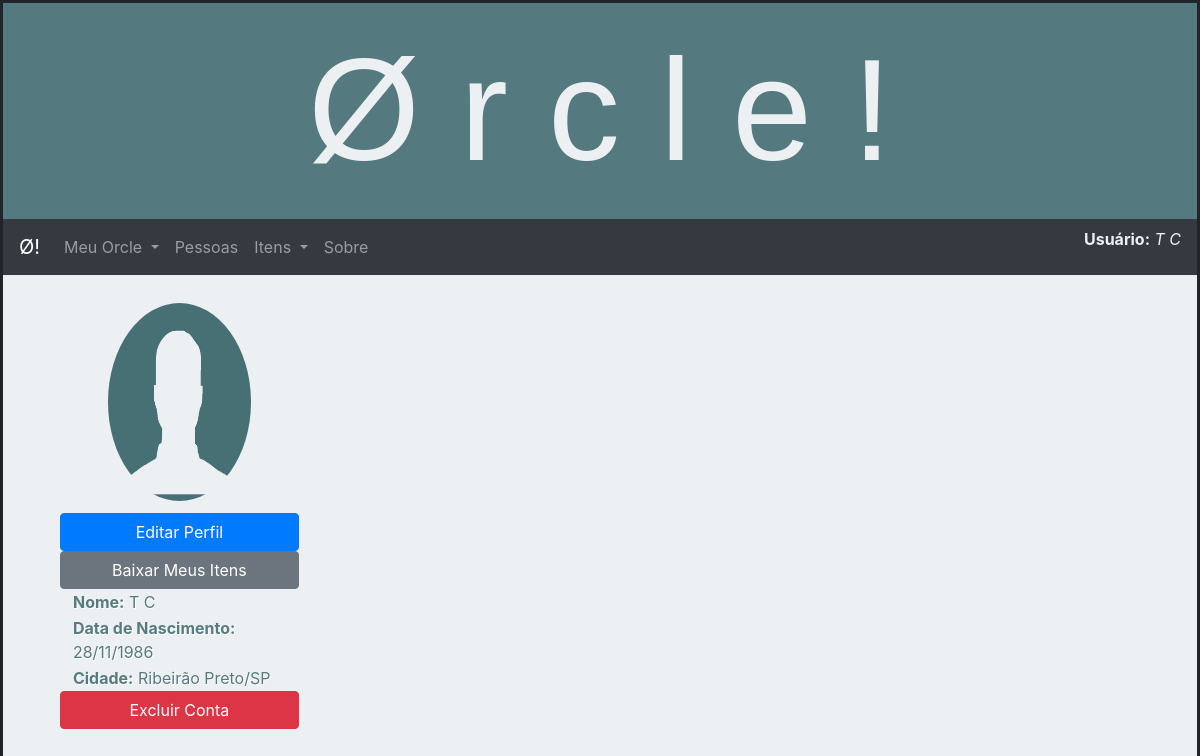
The app's page /borrows/meuperfil (signed in) with its own data.
### borrows/models.py (models this page shows, shortened)
class Profile(models.Model):
    user = models.OneToOneField(User, related_name='profile', on_delete=models.CASCADE, primary_key=True)
    dt_nasc = models.DateField("Data de Nascimento",null=True, blank=True)
    cep = models.CharField(max_length=8, help_text='Digite o CEP do seu endereço')
    cidade = models.CharField(max_length=200)
    estado = models.CharField(max_length=2)
    pais = models.CharField(max_length=50)
    foto = models.ImageField(upload_to = 'profile_pics', default = 'profile_pics/no-image-icon.png')

### borrows/views.py (the view)
# urls.py: path('meuperfil', views.perfil, name='meu-perfil'),
@login_required
def perfil(request):
    usuario = Profile.objects.get(pk=request.user)
    itens = Item.objects.filter(dono=request.user)
    nome = request.user.first_name + " " + request.user.last_name
    dt_nasc = usuario.dt_nasc
    foto = usuario.foto.url
    cidade = usuario.cidade
    estado = usuario.estado
    idusr = request.user.id
    listaitens = []
    for i in itens:
        dados = {
            'item': i
        }
        listaitens.append(i)
    context = {
        'nome'   : nome,
        'dt_nasc' : dt_nasc,
        'foto' : foto,
        'itens' : listaitens,
        'cidade' : cidade,
        'estado' : estado,
        'id' : idusr,
    }
    return render(request, 'meuperfil.html', context=context)

### borrows/templates/meuperfil.html (shortened to what this page needs)
{% extends "base_generic.html" %}
{% block menu %}
  {% include "menu-bootstrap.html" %}
{% endblock %}
{% block content %}
<div >
        <div class="container">
                <div class="profile-info">
                    <img class="profilepic" src="{{ foto }}">
                    <a href="/borrows/perfil/{{ id }}/update/"><input type="button" class="btn btn-primary btn-block" value="Editar Perfil"></a>
                    <a href="/borrows/download"><input class='btn btn-secondary btn-block' value="Baixar Meus Itens"></a>
                    <p class=" textoprofile text-left"><b>Nome:</b> {{ nome }}</p>
                    <p class=" textoprofile text-left"><b>Data de Nascimento:</b> {{dt_nasc}}</p>
                    <p class=" textoprofile text-left"><b>Cidade:</b> {{cidade}}/{{estado}}</p>
                    <a href="/borrows/perfil/{{ id }}/delete/"><input type="button" class="btn btn-danger btn-block" value="Excluir Conta"></a>
                </div>
                <div class="happen">
                </div>
            </div>
</div>
{% endblock %}

### borrows/templates/menu-bootstrap.html (shortened to what this page needs)
<nav class="navbar navbar-expand-lg navbar-dark bg-dark">
    <a class="navbar-brand" href="{% url 'index' %}">&#216!</a>
    <div class="collapse navbar-collapse" id="conteudoNavbarSuportado">
        <ul class="navbar-nav mr-auto">
        <li class="nav-item dropdown">
            <a class="nav-link dropdown-toggle" id="navbarDropdown" role="button" data-toggle="dropdown" aria-haspopup="true" aria-expanded="false">
            Meu Orcle
            </a>
        </li>
        <li class="nav-item">
             <a class="nav-link" href="/borrows/pessoas">Pessoas</a>
        </li>
        <li class="nav-item dropdown">
                <a class="nav-link dropdown-toggle" id="navbarDropdown" role="button" data-toggle="dropdown" aria-haspopup="true" aria-expanded="false">
                Itens
                </a>
            </li>
        <li class="nav-item">
            <a class="nav-link" href="/borrows/sobre">Sobre</a>
        </li>
        </ul>
        <div class="float-right">
            <p style="color:#edf0f2;"> <strong>Usuário:</strong> <i>{{ user.get_full_name }}</p></i>
        </div>
    </div>
</nav>

### borrows/static/css/estilo.css (style rules this page uses)
.profile-info { position: absolute; width: 20%; height: 70%; text-align: center; align-items: center; }
.happen { margin-top: 1%; position: absolute; left: 38%; float: right; width: 46%; height: 70%; text-align: center; }
.profilepic { display:block; margin: 5px; width: 60%; height: 30%; border-radius: 52%; margin: auto; margin-bottom: 5%; margin-top: 5%; }
.textoprofile { color: rgba(71, 112, 117, 0.918); text-shadow: 1px 1px white; padding: 1px; margin:0; margin-left: 5%; }
ul { list-style: none; }

### records on screen
Profile: dt_nasc "28/11/1986", cidade "Ribeirão Preto", estado "SP"

### other values on screen
{{ user.get_full_name }} "T C"
{{ nome }} "T C"
